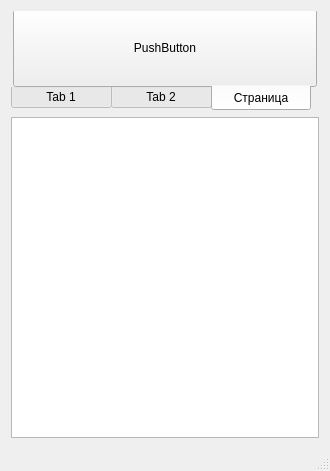
<?xml version="1.0" encoding="UTF-8"?>
<ui version="4.0">
 <class>MainWindow</class>
 <widget class="QMainWindow" name="MainWindow">
  <property name="geometry">
   <rect>
    <x>0</x>
    <y>0</y>
    <width>330</width>
    <height>471</height>
   </rect>
  </property>
  <property name="windowTitle">
   <string>MainWindow</string>
  </property>
  <property name="autoFillBackground">
   <bool>false</bool>
  </property>
  <property name="styleSheet">
   <string notr="true"/>
  </property>
  <widget class="QWidget" name="centralWidget">
   <property name="styleSheet">
    <string notr="true">QCentralWidget{
	background-color:black;
}</string>
   </property>
   <layout class="QGridLayout" name="gridLayout_2">
    <item row="0" column="0">
     <layout class="QVBoxLayout" name="verticalLayout">
      <item>
       <widget class="QTabWidget" name="tabWidget">
        <property name="sizePolicy">
         <sizepolicy hsizetype="Preferred" vsizetype="Preferred">
          <horstretch>50</horstretch>
          <verstretch>7</verstretch>
         </sizepolicy>
        </property>
        <property name="minimumSize">
         <size>
          <width>250</width>
          <height>100</height>
         </size>
        </property>
        <property name="styleSheet">
         <string notr="true">QTabBar::tab{
	width:100px;
}
QTabWidget::pane{
	border: 0 solid white;
	margin: -13px -9px -13px -9px;
}</string>
        </property>
        <property name="tabPosition">
         <enum>QTabWidget::South</enum>
        </property>
        <property name="currentIndex">
         <number>2</number>
        </property>
        <property name="movable">
         <bool>false</bool>
        </property>
        <widget class="QWidget" name="tab_1">
         <property name="styleSheet">
          <string notr="true">QPushButton
{
	background-color:#474747;
	border:0px solid blue;
	margin:0px 0px 0px 0px;
	padding: 0px 0px 0px 0px;
}
QPushButton:pressed
{
	border:2px solid #54bae5;
	margin:3px;
}
QPushButton:hover{
	background-color:#504f4f;
	border:2px solid #767676;
}</string>
         </property>
         <attribute name="title">
          <string>Tab 1</string>
         </attribute>
         <layout class="QGridLayout" name="gridLayout">
          <item row="0" column="0" colspan="3">
           <layout class="QHBoxLayout" name="horizontalLayout">
            <property name="spacing">
             <number>0</number>
            </property>
            <item>
             <widget class="QPushButton" name="cursorMode">
              <property name="sizePolicy">
               <sizepolicy hsizetype="Preferred" vsizetype="Preferred">
                <horstretch>0</horstretch>
                <verstretch>0</verstretch>
               </sizepolicy>
              </property>
              <property name="minimumSize">
               <size>
                <width>70</width>
                <height>70</height>
               </size>
              </property>
              <property name="styleSheet">
               <string notr="true"/>
              </property>
              <property name="text">
               <string/>
              </property>
              <property name="icon">
               <iconset resource="res.qrc">
                <normaloff>:/buttons/img/cursor.png</normaloff>:/buttons/img/cursor.png</iconset>
              </property>
              <property name="iconSize">
               <size>
                <width>40</width>
                <height>40</height>
               </size>
              </property>
              <property name="flat">
               <bool>false</bool>
              </property>
             </widget>
            </item>
            <item>
             <widget class="QPushButton" name="bridgeMode">
              <property name="sizePolicy">
               <sizepolicy hsizetype="Preferred" vsizetype="Preferred">
                <horstretch>0</horstretch>
                <verstretch>0</verstretch>
               </sizepolicy>
              </property>
              <property name="minimumSize">
               <size>
                <width>70</width>
                <height>70</height>
               </size>
              </property>
              <property name="maximumSize">
               <size>
                <width>16777215</width>
                <height>16777215</height>
               </size>
              </property>
              <property name="styleSheet">
               <string notr="true"/>
              </property>
              <property name="text">
               <string/>
              </property>
              <property name="icon">
               <iconset resource="res.qrc">
                <normaloff>:/buttons/img/Bridge.png</normaloff>:/buttons/img/Bridge.png</iconset>
              </property>
              <property name="iconSize">
               <size>
                <width>70</width>
                <height>70</height>
               </size>
              </property>
             </widget>
            </item>
            <item>
             <widget class="QPushButton" name="edgeMode">
              <property name="sizePolicy">
               <sizepolicy hsizetype="Preferred" vsizetype="Preferred">
                <horstretch>0</horstretch>
                <verstretch>0</verstretch>
               </sizepolicy>
              </property>
              <property name="minimumSize">
               <size>
                <width>70</width>
                <height>70</height>
               </size>
              </property>
              <property name="styleSheet">
               <string notr="true"/>
              </property>
              <property name="text">
               <string/>
              </property>
              <property name="icon">
               <iconset resource="res.qrc">
                <normaloff>:/buttons/img/Edge.png</normaloff>:/buttons/img/Edge.png</iconset>
              </property>
              <property name="iconSize">
               <size>
                <width>70</width>
                <height>70</height>
               </size>
              </property>
             </widget>
            </item>
           </layout>
          </item>
         </layout>
        </widget>
        <widget class="QWidget" name="tab_2">
         <property name="styleSheet">
          <string notr="true">QPushButton
{
	background-color:#474747;
	border:0px solid blue;
	margin:0px 0px 0px 0px;
	padding: 0px 0px 0px 0px;
}
QPushButton:pressed
{
	border:2px solid #54bae5;
	margin:3px;
}
QPushButton:hover{
	background-color:#504f4f;
	border:2px solid #ff6868;
}</string>
         </property>
         <attribute name="title">
          <string>Tab 2</string>
         </attribute>
         <layout class="QHBoxLayout" name="horizontalLayout_3">
          <property name="spacing">
           <number>0</number>
          </property>
          <property name="leftMargin">
           <number>9</number>
          </property>
          <property name="topMargin">
           <number>13</number>
          </property>
          <property name="rightMargin">
           <number>9</number>
          </property>
          <property name="bottomMargin">
           <number>9</number>
          </property>
          <item>
           <widget class="QPushButton" name="bridgeDeleteMode">
            <property name="sizePolicy">
             <sizepolicy hsizetype="Preferred" vsizetype="Preferred">
              <horstretch>0</horstretch>
              <verstretch>0</verstretch>
             </sizepolicy>
            </property>
            <property name="minimumSize">
             <size>
              <width>70</width>
              <height>70</height>
             </size>
            </property>
            <property name="styleSheet">
             <string notr="true"/>
            </property>
            <property name="text">
             <string/>
            </property>
            <property name="icon">
             <iconset resource="res.qrc">
              <normaloff>:/buttons/img/BridgeDelete.png</normaloff>:/buttons/img/BridgeDelete.png</iconset>
            </property>
            <property name="iconSize">
             <size>
              <width>70</width>
              <height>70</height>
             </size>
            </property>
            <property name="flat">
             <bool>false</bool>
            </property>
           </widget>
          </item>
          <item>
           <widget class="QPushButton" name="edgeDeleteMode">
            <property name="sizePolicy">
             <sizepolicy hsizetype="Preferred" vsizetype="Preferred">
              <horstretch>0</horstretch>
              <verstretch>0</verstretch>
             </sizepolicy>
            </property>
            <property name="minimumSize">
             <size>
              <width>70</width>
              <height>70</height>
             </size>
            </property>
            <property name="styleSheet">
             <string notr="true"/>
            </property>
            <property name="text">
             <string/>
            </property>
            <property name="icon">
             <iconset resource="res.qrc">
              <normaloff>:/buttons/img/EdgeDelete.png</normaloff>:/buttons/img/EdgeDelete.png</iconset>
            </property>
            <property name="iconSize">
             <size>
              <width>70</width>
              <height>70</height>
             </size>
            </property>
            <property name="flat">
             <bool>false</bool>
            </property>
           </widget>
          </item>
         </layout>
        </widget>
        <widget class="QWidget" name="tab_3">
         <attribute name="title">
          <string>Страница</string>
         </attribute>
         <layout class="QGridLayout" name="gridLayout_3">
          <item row="0" column="0">
           <widget class="QPushButton" name="pushButton">
            <property name="sizePolicy">
             <sizepolicy hsizetype="Preferred" vsizetype="Preferred">
              <horstretch>0</horstretch>
              <verstretch>0</verstretch>
             </sizepolicy>
            </property>
            <property name="minimumSize">
             <size>
              <width>70</width>
              <height>70</height>
             </size>
            </property>
            <property name="text">
             <string>PushButton</string>
            </property>
           </widget>
          </item>
         </layout>
        </widget>
       </widget>
      </item>
      <item>
       <widget class="MyGraphicsSceneView" name="graphicsView">
        <property name="sizePolicy">
         <sizepolicy hsizetype="Expanding" vsizetype="Expanding">
          <horstretch>100</horstretch>
          <verstretch>30</verstretch>
         </sizepolicy>
        </property>
       </widget>
      </item>
     </layout>
    </item>
   </layout>
  </widget>
  <widget class="QMenuBar" name="menuBar">
   <property name="geometry">
    <rect>
     <x>0</x>
     <y>0</y>
     <width>330</width>
     <height>21</height>
    </rect>
   </property>
  </widget>
  <widget class="QStatusBar" name="statusBar"/>
 </widget>
 <layoutdefault spacing="6" margin="11"/>
 <customwidgets>
  <customwidget>
   <class>MyGraphicsSceneView</class>
   <extends>QGraphicsView</extends>
   <header>mygraphicssceneview.h</header>
  </customwidget>
 </customwidgets>
 <resources>
  <include location="res.qrc"/>
 </resources>
 <connections/>
</ui>
